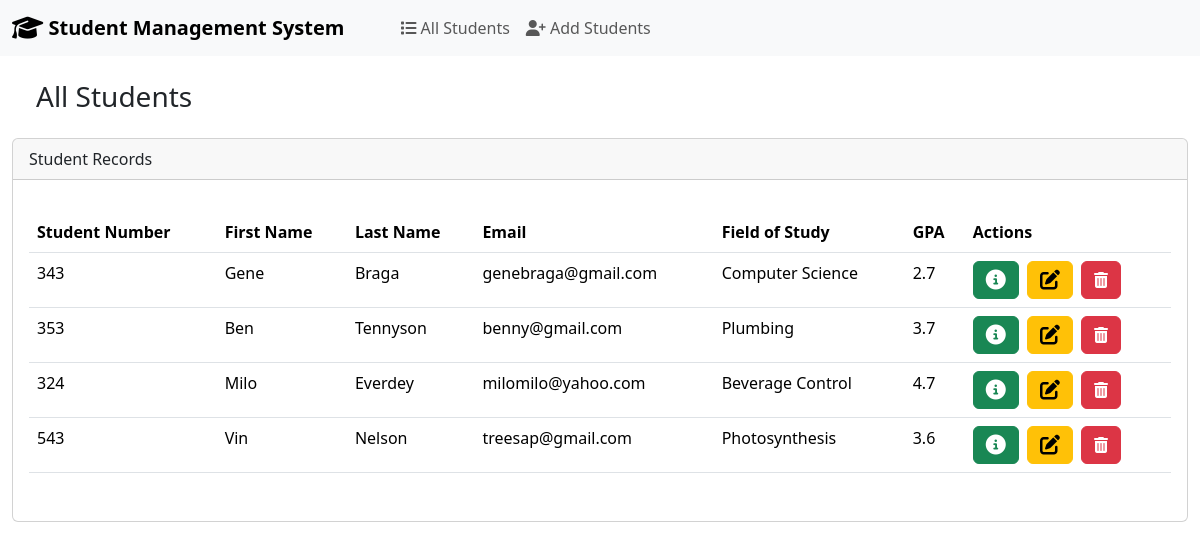
The page / on the database its author committed.
### students/models.py (models this page shows, shortened)
class Student(models.Model):
    student_number = models.PositiveIntegerField()
    first_name = models.CharField(max_length=50)
    last_name = models.CharField(max_length=50)
    email = models.EmailField(max_length=100)
    field_of_study = models.CharField(max_length = 100)
    gpa = models.FloatField()

### students/views.py (the view)
# urls.py: path('', views.index, name="index"),
def index(request):
    return render(request, 'students/index.html', {'students': Student.objects.all()})

### students/templates/students/index.html (shortened to what this page needs)
{% extends "students/base.html" %}
{% block body %}
    <h3 class="m-4">All Students</h3>
    <div class="row">
        <div class="col-12">
            {% if students %}
            <div class="card">
                <div class="card-header">
                    Student Records
                </div>
                <div class="card-body">
                    <p class="card-text">
                    <div class="table-responsive">
                        <table class="table table-hover">
                            <thead>
                                <tr>
                                <th scope="col">Student Number</th>
                                <th scope="col">First Name</th>
                                <th scope="col">Last Name</th>
                                <th scope="col">Email</th>
                                <th scope="col">Field of Study</th>
                                <th scope="col">GPA</th>
                                <th scope="col">Actions</th>
                                </tr>
                            </thead>
                            <tbody>
                                {% for student in students %}
                                    <tr>
                                        <td>{{ student.student_number }}</td>
                                        <td>{{ student.first_name }}</td>
                                        <td>{{ student.last_name }}</td>
                                        <td>{{ student.email }}</td>
                                        <td>{{ student.field_of_study }}</td>
                                        <td>{{ student.gpa }}</td>
                                        <td>
                                            <button class="btn btn-success me-1" type="button" href="{% url "view_student" student.id %}" data-bs-toggle="modal" data-bs-target="#myModal{{student.id}}"><i class="fa-solid fa-circle-info fa-lg"></i></button>
                                            <a href="{% url "edit" student.id %}" class="btn btn-warning me-1"><i class="fa-solid fa-pen-to-square fa-lg"></i></a>
                                            <button type="button" class="btn btn-danger" data-bs-toggle="modal" data-bs-target="#delete{{student.id}}"><i class="fa-solid fa-trash-can"></i></button>
                                        </td>
                                    </tr>
                                {% endfor %}
                            </tbody>
                            </table>
                    </div>
                    </p>
                </div>
            </div>
            {% else %}
                <h5 class="alert alert-primary ms-4 me-4">No Student Records</h5>
            {% endif %}
        </div>
    </div>
{% endblock %}

### students/templates/students/base.html (shortened to what this page needs)
{% load static %}
<!DOCTYPE html>
<html lang="en">
<head>
    <link rel="stylesheet" href="https://cdnjs.cloudflare.com/ajax/libs/font-awesome/6.5.2/css/all.min.css" />
    <link href="https://cdn.jsdelivr.net/npm/bootstrap@5.3.3/dist/css/bootstrap.min.css" rel="stylesheet">
    <link rel="stylesheet" href="{% static 'css/style.css' %}">
</head>
<body>
    <nav class="navbar navbar-expand-lg bg-body-tertiary">
        <div class="container-fluid">
          <a class="navbar-brand fw-bold me-5" href="{% url "index" %}"> <i class="fa-solid fa-graduation-cap fa-lg"></i> Student Management System </a>
          <div class="collapse navbar-collapse" id="navbarNav">
            <ul class="navbar-nav">
              <li class="nav-item">
                <a class="nav-link" href="{% url "index" %}"><i class="fa-solid fa-list"></i> All Students</a>
              </li>
              <li class="nav-item">
                <a class="nav-link" href="{% url "add" %}"><i class="fa-solid fa-user-plus"></i> Add Students</a>
              </li>
            </ul>
          </div>
        </div>
      </nav>
    <div class="container-fluid">
        {% block body %}
        {% endblock %}
    </div>
</body>
</html>

### rows shown on the page
Student: student_number "343", first_name "Gene", last_name "Braga", email "genebraga@gmail.com", field_of_study "Computer Science", gpa "2.7"
Student: student_number "353", first_name "Ben", last_name "Tennyson", email "benny@gmail.com", field_of_study "Plumbing", gpa "3.7"
Student: student_number "324", first_name "Milo", last_name "Everdey", email "milomilo@yahoo.com", field_of_study "Beverage Control", gpa "4.7"
Student: student_number "543", first_name "Vin", last_name "Nelson", email "treesap@gmail.com", field_of_study "Photosynthesis", gpa "3.6"
